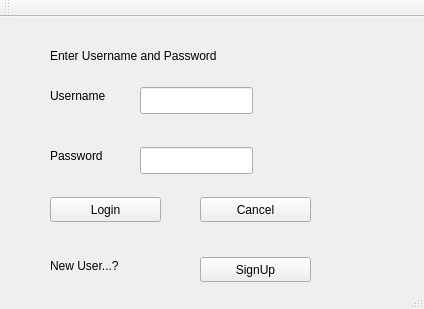
<?xml version="1.0" encoding="UTF-8"?>
<ui version="4.0">
 <class>login</class>
 <widget class="QMainWindow" name="login">
  <property name="geometry">
   <rect>
    <x>0</x>
    <y>0</y>
    <width>424</width>
    <height>309</height>
   </rect>
  </property>
  <property name="windowTitle">
   <string>login</string>
  </property>
  <property name="layoutDirection">
   <enum>Qt::LeftToRight</enum>
  </property>
  <property name="autoFillBackground">
   <bool>false</bool>
  </property>
  <widget class="QWidget" name="centralWidget">
   <widget class="QLabel" name="label">
    <property name="geometry">
     <rect>
      <x>50</x>
      <y>70</y>
      <width>71</width>
      <height>17</height>
     </rect>
    </property>
    <property name="text">
     <string>Username</string>
    </property>
   </widget>
   <widget class="QLineEdit" name="usernametext">
    <property name="geometry">
     <rect>
      <x>140</x>
      <y>70</y>
      <width>113</width>
      <height>27</height>
     </rect>
    </property>
   </widget>
   <widget class="QLabel" name="label_2">
    <property name="geometry">
     <rect>
      <x>50</x>
      <y>130</y>
      <width>71</width>
      <height>17</height>
     </rect>
    </property>
    <property name="text">
     <string>Password</string>
    </property>
   </widget>
   <widget class="QLineEdit" name="passwordtext">
    <property name="geometry">
     <rect>
      <x>140</x>
      <y>130</y>
      <width>113</width>
      <height>27</height>
     </rect>
    </property>
    <property name="echoMode">
     <enum>QLineEdit::Password</enum>
    </property>
   </widget>
   <widget class="QLabel" name="label_3">
    <property name="geometry">
     <rect>
      <x>50</x>
      <y>30</y>
      <width>311</width>
      <height>17</height>
     </rect>
    </property>
    <property name="text">
     <string>Enter Username and Password</string>
    </property>
   </widget>
   <widget class="QLabel" name="label_4">
    <property name="geometry">
     <rect>
      <x>50</x>
      <y>240</y>
      <width>111</width>
      <height>17</height>
     </rect>
    </property>
    <property name="text">
     <string>New User...?</string>
    </property>
   </widget>
   <widget class="QToolButton" name="login_2">
    <property name="geometry">
     <rect>
      <x>50</x>
      <y>180</y>
      <width>111</width>
      <height>25</height>
     </rect>
    </property>
    <property name="text">
     <string>Login</string>
    </property>
   </widget>
   <widget class="QToolButton" name="quitapp">
    <property name="geometry">
     <rect>
      <x>200</x>
      <y>180</y>
      <width>111</width>
      <height>25</height>
     </rect>
    </property>
    <property name="text">
     <string>Cancel</string>
    </property>
   </widget>
   <widget class="QToolButton" name="newuser">
    <property name="geometry">
     <rect>
      <x>200</x>
      <y>240</y>
      <width>111</width>
      <height>25</height>
     </rect>
    </property>
    <property name="text">
     <string>SignUp</string>
    </property>
   </widget>
  </widget>
  <widget class="QToolBar" name="mainToolBar">
   <attribute name="toolBarArea">
    <enum>TopToolBarArea</enum>
   </attribute>
   <attribute name="toolBarBreak">
    <bool>false</bool>
   </attribute>
  </widget>
  <widget class="QStatusBar" name="statusBar"/>
 </widget>
 <layoutdefault spacing="6" margin="11"/>
 <resources/>
 <connections/>
</ui>
